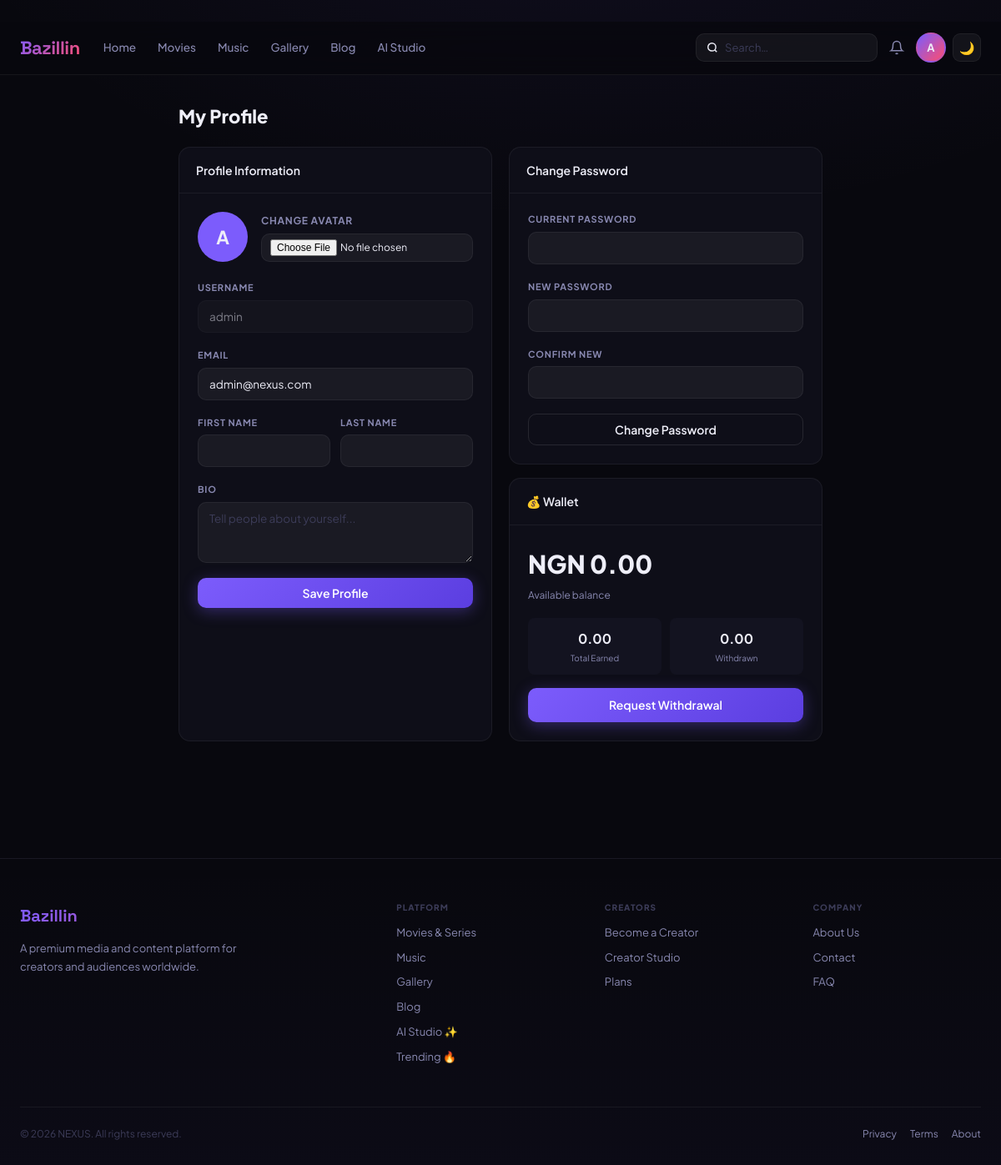
Page /auth/profile/ (signed in) on the committed database.
### cms/models.py (models this page shows, shortened)
class BrandingConfig(models.Model):
    site_name        = models.CharField(max_length=100, default='NEXUS')
    site_tagline     = models.CharField(max_length=300, blank=True)
    site_description = models.TextField(blank=True)
    logo_primary     = models.ImageField(upload_to='cms/branding/', null=True, blank=True, help_text='Primary logo (dark bg)')
    logo_dark        = models.ImageField(upload_to='cms/branding/', null=True, blank=True, help_text='Logo for light backgrounds')
    logo_footer      = models.ImageField(upload_to='cms/branding/', null=True, blank=True)
    logo_email       = models.ImageField(upload_to='cms/branding/', null=True, blank=True)
    favicon          = models.ImageField(upload_to='cms/branding/', null=True, blank=True)
    social_preview   = models.ImageField(upload_to='cms/branding/', null=True, blank=True, help_text='Default OG image (1200x630)')
    contact_email    = models.EmailField(blank=True)
    contact_phone    = models.CharField(max_length=30, blank=True)
    contact_address  = models.TextField(blank=True)
    social_twitter   = models.URLField(blank=True)
    social_instagram = models.URLField(blank=True)
    social_facebook  = models.URLField(blank=True)
    social_youtube   = models.URLField(blank=True)
    social_tiktok    = models.URLField(blank=True)
    social_discord   = models.URLField(blank=True)
    social_linkedin  = models.URLField(blank=True)
    copyright_text   = models.CharField(max_length=300, blank=True, default='© {year} NEXUS. All rights reserved.')
    updated_at       = models.DateTimeField(auto_now=True)
    class Meta:
        verbose_name = 'Branding Config'
    @classmethod
    def get(cls):
        obj, _ = cls.objects.get_or_create(pk=1)
        return obj
    def get_copyright(self):
        return self.copyright_text.replace('{year}', str(timezone.now().year))

### accounts/models.py (models this page shows, shortened)
class User(AbstractUser):
    ROLE_CHOICES = [('admin', 'Admin'), ('creator', 'Creator'), ('user', 'User')]
    role            = models.CharField(max_length=20, choices=ROLE_CHOICES, default='user')
    avatar          = models.ImageField(upload_to='avatars/', null=True, blank=True)
    bio             = models.TextField(blank=True)
    website         = models.URLField(blank=True)
    followers_count = models.IntegerField(default=0)
    total_earnings  = models.DecimalField(max_digits=10, decimal_places=2, default=0)
    is_verified     = models.BooleanField(default=False)
    subscription_plan   = models.ForeignKey(SubscriptionPlan, null=True, blank=True, on_delete=models.SET_NULL)
    subscription_expiry = models.DateTimeField(null=True, blank=True)
    ai_credits_used     = models.IntegerField(default=0)   # monthly AI blog usage
    ai_credits_reset    = models.DateField(null=True, blank=True)
    created_at          = models.DateTimeField(auto_now_add=True)
    def is_admin(self):    return self.role == 'admin'
    def is_creator(self):  return self.role in ('admin', 'creator')

### monetization/models.py (models this page shows, shortened)
class Wallet(models.Model):
    user             = models.OneToOneField(settings.AUTH_USER_MODEL, on_delete=models.CASCADE,
                                            related_name='wallet')
    balance          = models.DecimalField(max_digits=12, decimal_places=2, default=0)
    pending_balance  = models.DecimalField(max_digits=12, decimal_places=2, default=0)
    total_earned     = models.DecimalField(max_digits=12, decimal_places=2, default=0)
    total_withdrawn  = models.DecimalField(max_digits=12, decimal_places=2, default=0)
    currency         = models.CharField(max_length=5, default='NGN')
    updated_at       = models.DateTimeField(auto_now=True)
    class Meta:
        indexes = [models.Index(fields=['user'])]

### accounts/views.py (the view, shortened to what this page needs)
# urls.py: path('profile/',  views.profile_view,  name='profile'),
@login_required
def profile_view(request):
    user = request.user
    wallet = None
    if user.is_creator():
        try:
            wallet = user.wallet
        except Exception:
            pass
    download_history = []
    try:
        from accounts.models import DownloadHistory
        download_history = DownloadHistory.objects.filter(user=user).order_by('-downloaded_at')[:20]
    except Exception:
        pass
    return render(request, 'auth/profile.html', {
        'wallet': wallet,
        'download_history': download_history,
    })

### cms/models.py (called while the page is built)
    @classmethod
    def get(cls):
        obj, _ = cls.objects.get_or_create(pk=1)
        return obj

    @classmethod
    def get(cls):
        obj, _ = cls.objects.get_or_create(pk=1)
        return obj

    @classmethod
    def get(cls):
        obj, _ = cls.objects.get_or_create(pk=1)
        return obj

### templates/auth/profile.html (shortened to what this page needs)
{% extends 'base.html' %}
{% block content %}
<div class="wrap" style="max-width:820px;padding-top:36px;padding-bottom:60px;">
  <h1 style="font-size:22px;font-weight:800;margin-bottom:24px;">My Profile</h1>
  <div class="profile-grid" style="display:grid;grid-template-columns:1fr 1fr;gap:20px;">
    <div style="background:var(--bg2);border:1px solid var(--bd);border-radius:14px;overflow:hidden;">
      <div style="padding:16px 20px;border-bottom:1px solid var(--bd);font-size:14px;font-weight:600;">Profile Information</div>
      <div style="padding:22px;">
        <form method="post" enctype="multipart/form-data">{% csrf_token %}
          <div style="display:flex;align-items:center;gap:16px;margin-bottom:22px;">
            <div style="width:60px;height:60px;border-radius:50%;background:var(--ac);display:flex;align-items:center;justify-content:center;font-size:22px;font-weight:700;overflow:hidden;flex-shrink:0;">
              {% if user.avatar %}<img src="{{ user.avatar.url }}" style="width:100%;height:100%;object-fit:cover;">{% else %}{{ user.username|slice:':1'|upper }}{% endif %}
            </div>
            <div>
              <div style="font-size:12px;font-weight:700;text-transform:uppercase;letter-spacing:.06em;color:var(--tx2);margin-bottom:6px;">Change Avatar</div>
              <input class="form-input" type="file" name="avatar" accept="image/*" style="font-size:12px;padding:6px 10px;">
            </div>
          </div>
          <div class="form-group"><label class="form-label">Username</label><input class="form-input" value="{{ user.username }}" disabled style="opacity:.5;cursor:not-allowed;"></div>
          <div class="form-group"><label class="form-label">Email</label><input class="form-input" type="email" name="email" value="{{ user.email }}"></div>
          <div class="profile-name-grid" style="display:grid;grid-template-columns:1fr 1fr;gap:12px;">
            <div class="form-group"><label class="form-label">First Name</label><input class="form-input" name="first_name" value="{{ user.first_name }}"></div>
            <div class="form-group"><label class="form-label">Last Name</label><input class="form-input" name="last_name" value="{{ user.last_name }}"></div>
          </div>
          <div class="form-group"><label class="form-label">Bio</label><textarea class="form-input" name="bio" rows="3" placeholder="Tell people about yourself...">{{ user.bio }}</textarea></div>
          <button type="submit" class="btn btn-primary" style="width:100%;justify-content:center;">Save Profile</button>
        </form>
      </div>
    </div>
    <div>
      <div style="background:var(--bg2);border:1px solid var(--bd);border-radius:14px;overflow:hidden;margin-bottom:16px;">
        <div style="padding:16px 20px;border-bottom:1px solid var(--bd);font-size:14px;font-weight:600;">Change Password</div>
        <div style="padding:22px;">
          <form method="post">{% csrf_token %}
            <div class="form-group"><label class="form-label">Current Password</label><input class="form-input" type="password" name="current_password" required></div>
            <div class="form-group"><label class="form-label">New Password</label><input class="form-input" type="password" name="new_password" minlength="8" required></div>
            <div class="form-group"><label class="form-label">Confirm New</label><input class="form-input" type="password" name="confirm_password" required></div>
            <button type="submit" class="btn btn-outline" style="width:100%;justify-content:center;">Change Password</button>
          </form>
        </div>
      </div>
      {% if wallet %}
      <div style="background:var(--bg2);border:1px solid var(--bd);border-radius:14px;overflow:hidden;">
        <div style="padding:16px 20px;border-bottom:1px solid var(--bd);font-size:14px;font-weight:600;">💰 Wallet</div>
        <div style="padding:22px;">
          <div style="font-size:30px;font-weight:800;margin-bottom:4px;">{{ wallet.currency }} {{ wallet.balance }}</div>
          <div style="font-size:12px;color:var(--tx2);margin-bottom:18px;">Available balance</div>
          <div style="display:grid;grid-template-columns:1fr 1fr;gap:10px;margin-bottom:16px;">
            <div style="background:var(--bg3);border-radius:8px;padding:12px;text-align:center;"><div style="font-size:16px;font-weight:700;">{{ wallet.total_earned }}</div><div style="font-size:10px;color:var(--tx2);margin-top:3px;">Total Earned</div></div>
            <div style="background:var(--bg3);border-radius:8px;padding:12px;text-align:center;"><div style="font-size:16px;font-weight:700;">{{ wallet.total_withdrawn }}</div><div style="font-size:10px;color:var(--tx2);margin-top:3px;">Withdrawn</div></div>
          </div>
          {% if user.is_creator %}<a href="/creator/withdraw/" class="btn btn-primary" style="width:100%;justify-content:center;">Request Withdrawal</a>{% endif %}
        </div>
      </div>
      {% endif %}
    </div>
  </div>
</div>
{% endblock %}

### templates/base.html (shortened to what this page needs)
﻿<!DOCTYPE html>
<html lang="en" data-theme="dark">
<head>
</head>
<body>
<nav class="nav">
  <div class="nav-inner">
    <a class="nav-logo" href="/">
      {% if branding and branding.logo_primary %}<img src="{{ branding.logo_primary.url }}" alt="{{ branding.site_name }}">
      {% else %}{{ branding.site_name|default:'NEXUS' }}{% endif %}
    </a>
    <div class="nav-links">
      <a class="nav-link {% if request.path == '/' %}on{% endif %}" href="/">Home</a>
      <a class="nav-link {% if '/movies/' in request.path %}on{% endif %}" href="/movies/">Movies</a>
      <a class="nav-link {% if '/music/' in request.path %}on{% endif %}" href="/music/">Music</a>
      <a class="nav-link {% if '/images/' in request.path %}on{% endif %}" href="/images/">Gallery</a>
      <a class="nav-link {% if '/blog/' in request.path %}on{% endif %}" href="/blog/">Blog</a>
      <a class="nav-link {% if '/ai/' in request.path %}on{% endif %}" href="/ai/studio/">AI Studio</a>
    </div>
    <div class="nav-r">
      <form class="nav-search" action="/search/" method="get">
        <svg width="14" height="14" viewBox="0 0 24 24" fill="none" stroke="currentColor" stroke-width="2.5"><circle cx="11" cy="11" r="8"/><path d="m21 21-4.35-4.35"/></svg>
        <input type="text" name="q" placeholder="Search…" value="{{ request.GET.q }}" autocomplete="off">
      </form>
      {% if user.is_authenticated %}
      <a href="/admin-panel/notifications/" style="position:relative;color:var(--tx2);display:flex;align-items:center;padding:6px;border-radius:8px;transition:background .15s" onmouseover="this.style.background='rgba(255,255,255,.06)'" onmouseout="this.style.background='none'">
        <svg width="18" height="18" viewBox="0 0 24 24" fill="none" stroke="currentColor" stroke-width="2"><path d="M18 8A6 6 0 0 0 6 8c0 7-3 9-3 9h18s-3-2-3-9"/><path d="M13.73 21a2 2 0 0 1-3.46 0"/></svg>
      </a>
      <div class="ddwrap">
        <div class="avatar" onclick="this.nextElementSibling.classList.toggle('open')">
          {% if user.avatar %}<img src="{{ user.avatar.url }}" alt="">{% else %}{{ user.username|slice:':1'|upper }}{% endif %}
        </div>
      </div>
      {% else %}
      <a class="btn btn-ghost btn-sm" href="/auth/login/">Log in</a>
      <a class="btn btn-primary btn-sm" href="/auth/register/">Sign up</a>
      {% endif %}
      <button id="themeBtn" onclick="toggleSiteTheme()" style="width:34px;height:34px;border-radius:9px;background:rgba(255,255,255,.05);border:1px solid var(--bd);cursor:pointer;font-size:15px;display:flex;align-items:center;justify-content:center;transition:all .15s" title="Toggle theme">🌙</button>
    </div>
  </div>
</nav>
<main>{% block content %}{% endblock %}</main>
<footer class="footer">
  <div class="wrap">
    <div class="footer-grid">
      <div>
        <div class="footer-logo">{% if branding and branding.logo_footer %}<img src="{{ branding.logo_footer.url }}" style="height:28px">{% else %}{{ branding.site_name|default:'NEXUS' }}{% endif %}</div>
        <p class="footer-desc">{{ branding.site_description|default:'A premium media and content platform for creators and audiences worldwide.' }}</p>
      </div>
      <div class="footer-col">
        <h4>Platform</h4>
        <a href="/movies/">Movies & Series</a>
        <a href="/music/">Music</a>
        <a href="/images/">Gallery</a>
        <a href="/blog/">Blog</a>
        <a href="/ai/studio/">AI Studio ✨</a>
        <a href="/trending/">Trending 🔥</a>
      </div>
      <div class="footer-col">
        <h4>Creators</h4>
        <a href="/auth/register/?role=creator">Become a Creator</a>
        <a href="/creator/">Creator Studio</a>
        <a href="/subscriptions/">Plans</a>
      </div>
      <div class="footer-col">
        <h4>Company</h4>
        <a href="/page/about/">About Us</a>
        <a href="/page/contact/">Contact</a>
        <a href="/page/faq/">FAQ</a>
      </div>
    </div>
    <div class="footer-bottom">
      <span>{% if branding %}{{ branding.get_copyright }}{% else %}© 2025 NEXUS. All rights reserved.{% endif %}</span>
      <div style="display:flex;gap:16px"><a href="/page/privacy/">Privacy</a><a href="/page/terms/">Terms</a><a href="/page/about/">About</a></div>
    </div>
  </div>
</footer>
</body>
</html>

### rows in the picture
BrandingConfig: site_name "Bazillin", site_description "A premium media and content platform for creators and audiences worldwide.", get_copyright "© 2026 NEXUS. All rights reserved."
User: username "A", username "admin", email "admin@nexus.com"
Wallet: currency "NGN", balance "0.00", total_earned "0.00", total_withdrawn "0.00"
